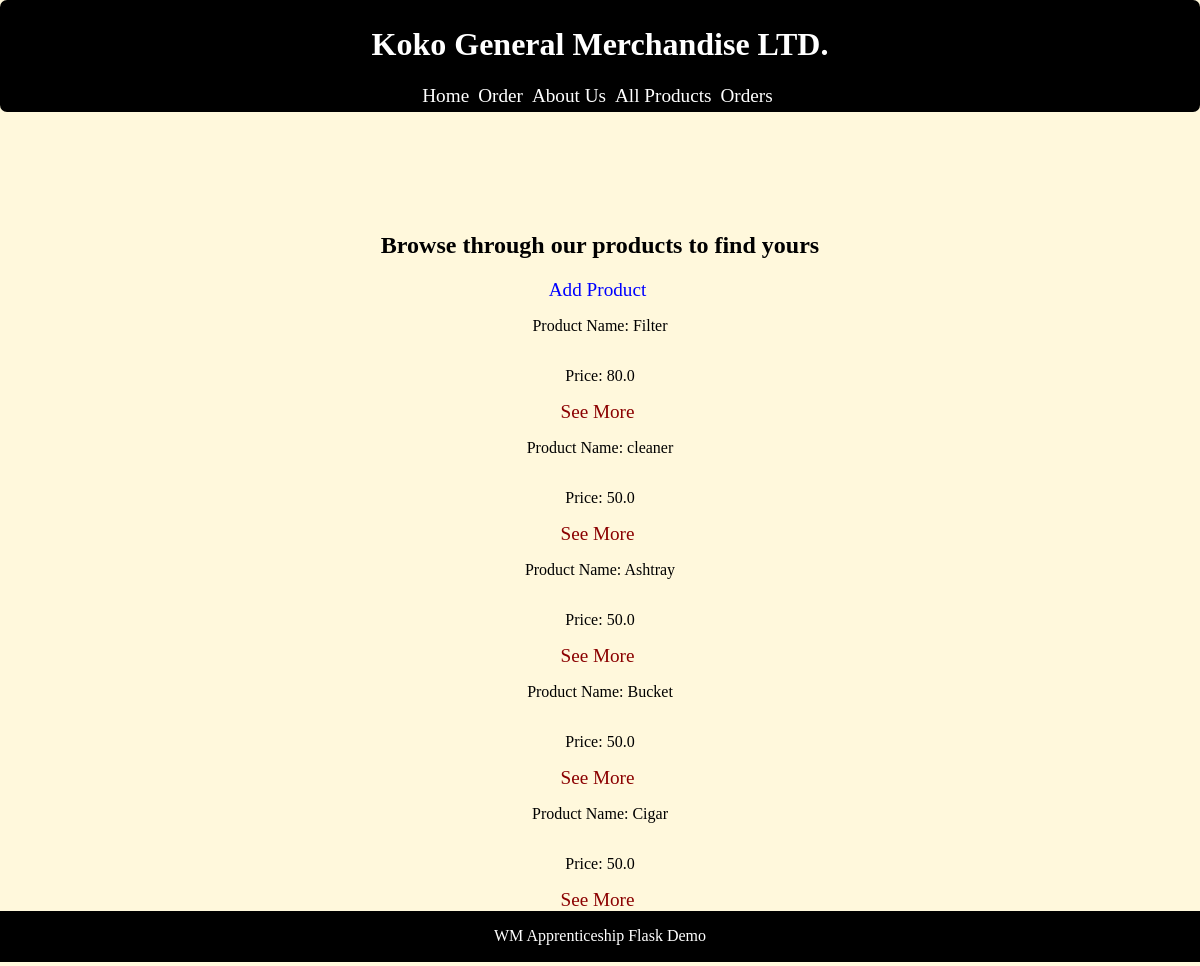
/products, run on an earlier commit of the app's database.
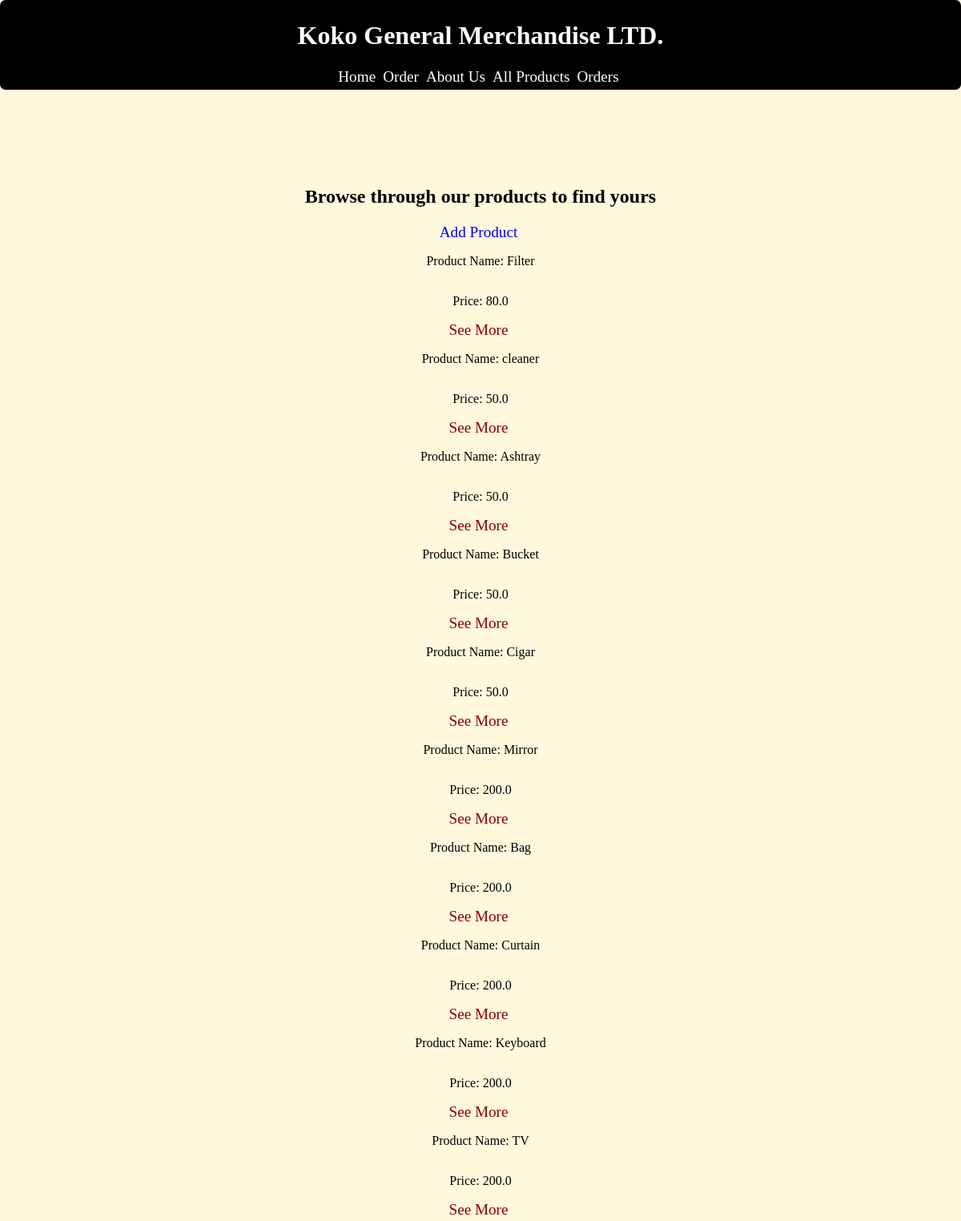
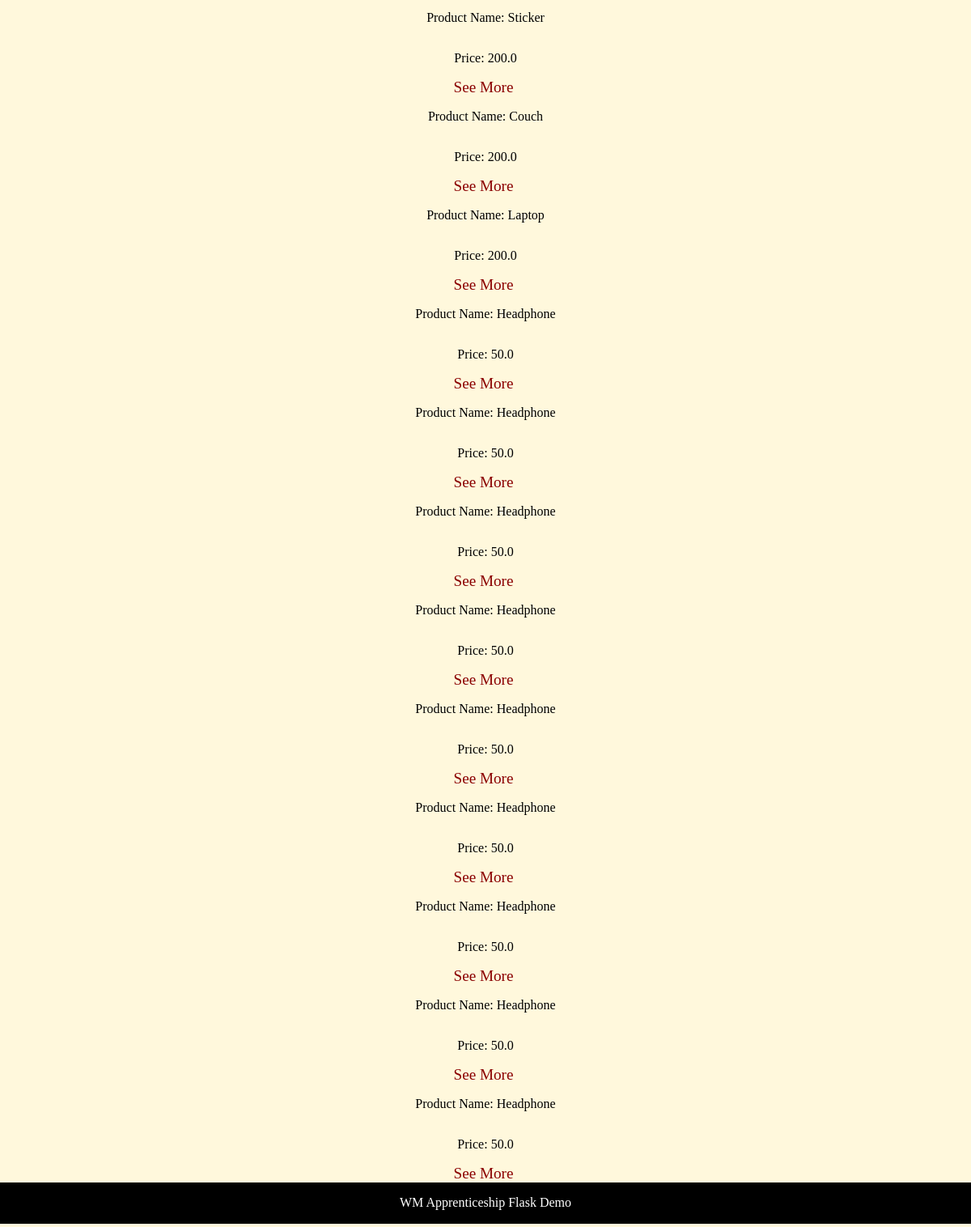
And on a later commit of the database (2 pictures, top to bottom).
### tables this page shows
CREATE TABLE products (
            id INTEGER PRIMARY KEY,
            name TEXT NOT NULL,
            active INTEGER NOT NULL,
            stock INTEGER NOT NULL,
            price REAL NOT NULL
        );

### app.py (the view)
@app.get("/products")
def all_products():
    products=get_products()
    return render_template("products.html", products=products)

### database.py (called while the page is built)
def get_connection():
    connection = sqlite3.connect("app.db")
    connection.row_factory = sqlite3.Row
    return connection

def get_products():
    connection = get_connection()
    products = connection.execute(
        "SELECT * FROM products"
    ).fetchall()
    connection.close()
    return products

### templates/products.html
{% extends "base.html"%}
{% block content %}
<h2> Browse through our products to find yours </h2>
<a href="products/new_product" style="color: blue;">Add Product</a>
<section style="display:grid; ">
    {% for product in products %}
    <p>Product Name: {{ product["name"] }}</p>
    <p>Price: {{ product["price"]}}</p>
    <a href="/products/{{ product['id'] }}" style="color: darkred;">See More</a>
    {% endfor %}
</section>
{% endblock %}

### templates/base.html (shortened to what this page needs)
<!DOCTYPE html>
<html lang="en">
<head>
    <link rel="stylesheet" href="{{url_for('static', filename='style.css')}}">
</head>
<body>
    {% include "partials/header.html"%}
    <main>
        {% block content %}{% endblock %}
    </main>
    {% include "partials/footer.html"%}
</body>
</html>

### templates/partials/header.html
<header>
    <h1>Koko General Merchandise LTD.</h1>
    <a href="/">Home</a>
    <a href="/order">Order</a>
    <a href="/about">About Us</a>
    <a href="/products">All Products</a>
    <a href="/orders">Orders</a>
</header>

### templates/partials/footer.html
<footer style="margin-bottom: 4px;">
    <p>WM Apprenticeship Flask Demo</p>
</footer>

### static/style.css (style rules this page uses)
h1 { color:white; }
h2 { color: black; }
body { background-color:cornsilk; text-align: center; margin-bottom: 1000px; margin: 0px; }
header { color: white; background-color: black; border-radius: 7px; margin-bottom: 120px; padding: 5px; }
a { color: white; font-size: larger; text-decoration: none; margin-right: 5px; }
footer { margin-bottom: 10px; position:relative; color: white; background-color: black; padding: 0.5px; }

What changed in the data, as far as the page shows it:
added products: name "Mirror", price "200.0"
added products: name "Bag", price "200.0"
added products: name "Curtain", price "200.0"
added products: name "Keyboard", price "200.0"
added products: name "TV", price "200.0"
added products: name "Sticker", price "200.0"
added products: name "Couch", price "200.0"
added products: name "Laptop", price "200.0"
added products: name "Headphone", price "50.0"
added products: name "Headphone", price "50.0"
added products: name "Headphone", price "50.0"
added products: name "Headphone", price "50.0"
added products: name "Headphone", price "50.0"
added products: name "Headphone", price "50.0"
added products: name "Headphone", price "50.0"
added products: name "Headphone", price "50.0"
added products: name "Headphone", price "50.0"
